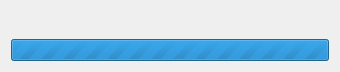
<?xml version="1.0" encoding="UTF-8"?>
<ui version="4.0">
 <class>LoadingDialog</class>
 <widget class="QDialog" name="LoadingDialog">
  <property name="geometry">
   <rect>
    <x>0</x>
    <y>0</y>
    <width>340</width>
    <height>69</height>
   </rect>
  </property>
  <property name="sizePolicy">
   <sizepolicy hsizetype="Fixed" vsizetype="Fixed">
    <horstretch>0</horstretch>
    <verstretch>0</verstretch>
   </sizepolicy>
  </property>
  <property name="modal">
   <bool>true</bool>
  </property>
  <layout class="QVBoxLayout" name="verticalLayout">
   <item>
    <widget class="QLabel" name="label_info">
     <property name="font">
      <font>
       <pointsize>14</pointsize>
      </font>
     </property>
     <property name="alignment">
      <set>Qt::AlignCenter</set>
     </property>
    </widget>
   </item>
   <item>
    <widget class="QProgressBar" name="progressBar">
     <property name="minimum">
      <number>0</number>
     </property>
     <property name="maximum">
      <number>0</number>
     </property>
     <property name="value">
      <number>0</number>
     </property>
     <property name="textVisible">
      <bool>true</bool>
     </property>
     <property name="orientation">
      <enum>Qt::Horizontal</enum>
     </property>
    </widget>
   </item>
  </layout>
 </widget>
 <resources/>
 <connections/>
</ui>
